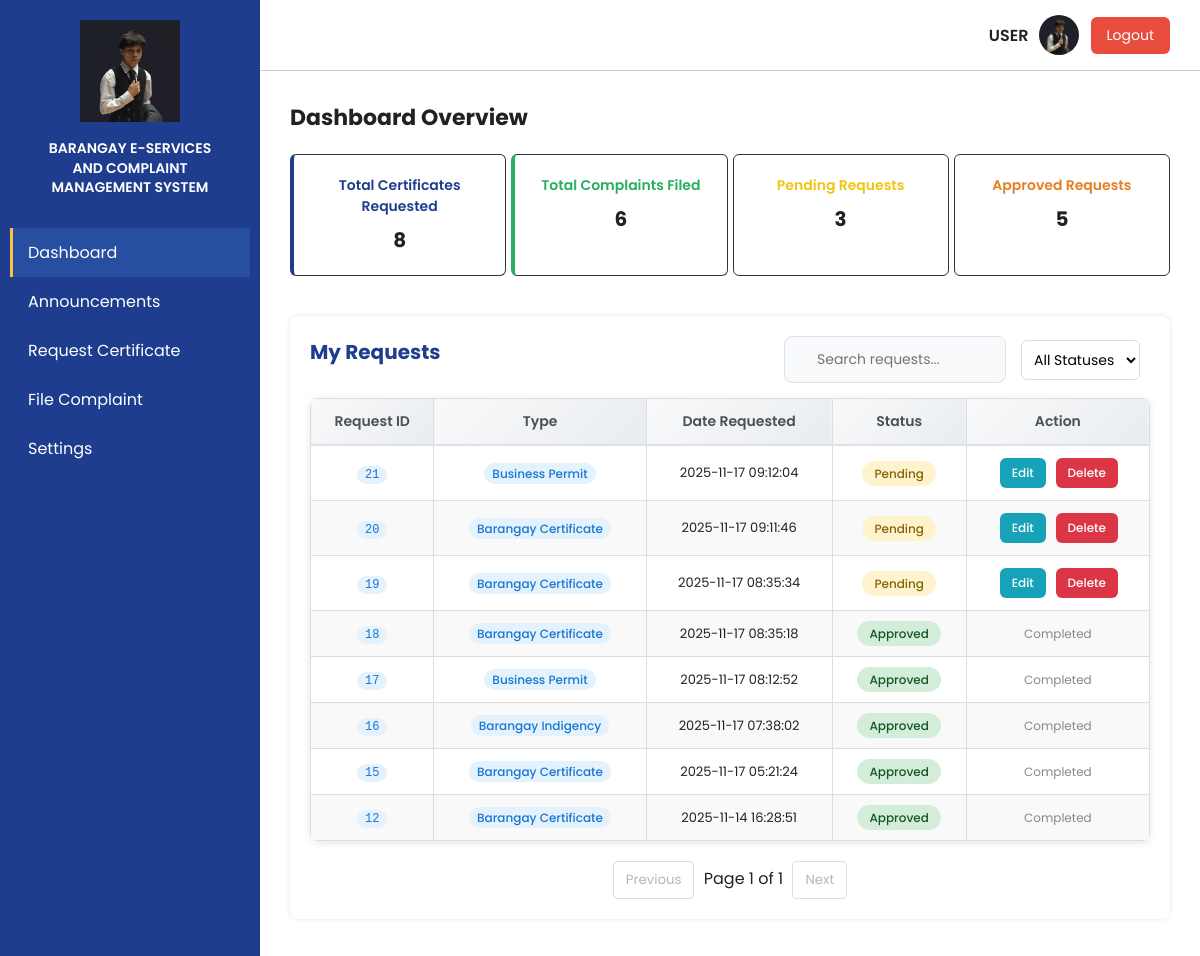
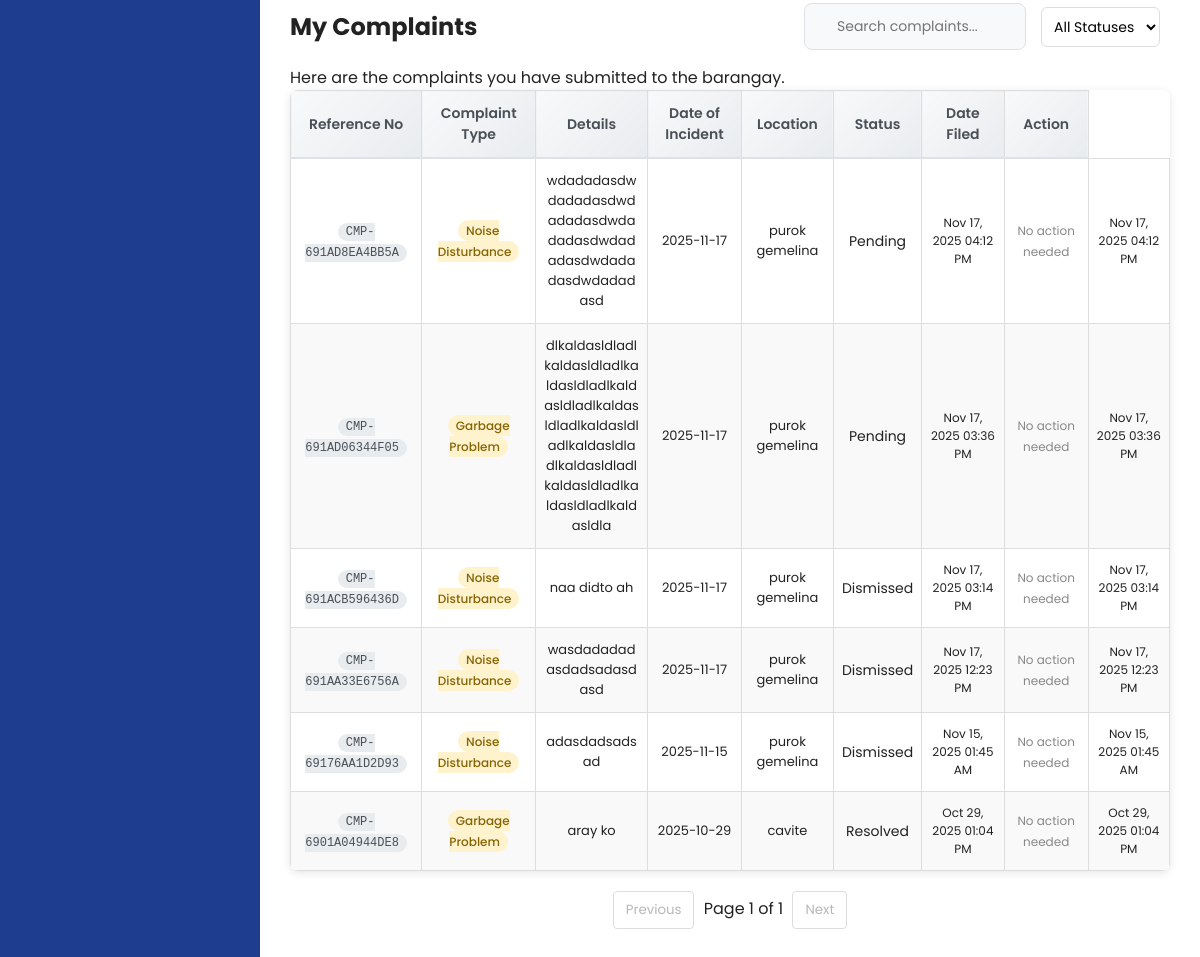
Screenshot of /users/user/user_dashboard.php (signed in) with the database file from the repository (2 pictures, top to bottom).
### tables this page shows
CREATE TABLE `tbl_requests` (
  `r_id` int(11) NOT NULL,
  `id` int(11) NOT NULL,
  `first_name` varchar(255) NOT NULL,
  `second_name` varchar(255) NOT NULL,
  `last_name` varchar(255) NOT NULL,
  `gender` varchar(50) NOT NULL,
  `age` int(11) NOT NULL,
  `address` varchar(255) NOT NULL,
  `email` varchar(255) NOT NULL,
  `document_type` varchar(255) NOT NULL,
  `purpose` varchar(255) NOT NULL,
  `r_status` varchar(255) NOT NULL,
  `date_requested` varchar(50) NOT NULL,
  `pickup_datetime` datetime DEFAULT NULL,
  `fees` decimal(10,2) DEFAULT NULL,
  `instructions` text DEFAULT NULL
);

CREATE TABLE `tbl_complaints` (
  `c_id` int(11) NOT NULL,
  `user_id` int(11) NOT NULL,
  `reference_no` varchar(50) NOT NULL,
  `complaint_type` varchar(100) NOT NULL,
  `details` text NOT NULL,
  `date_of_incident` date NOT NULL,
  `location` varchar(255) NOT NULL,
  `status` varchar(50) DEFAULT 'Pending',
  `date_filed` datetime DEFAULT current_timestamp(),
  `involved_parties` text DEFAULT NULL,
  `relationship` varchar(255) DEFAULT NULL,
  `evidence` text DEFAULT NULL
);

### users/user/user_dashboard.php (the view, shortened to what this page needs)
<?php
require_once '../../config.php';
$user_id = $_SESSION['user_id'];
$stmt = $conn->prepare("SELECT * FROM tbl_requests WHERE id = ? ORDER BY r_id DESC");
$stmt->bind_param("i", $user_id);
$stmt->execute();
$result = $stmt->get_result();
$requests = [];
while ($row = $result->fetch_assoc()) {
    $requests[] = $row;
}
$total_requests = count($requests);
$pending_count = 0;
$completed_count = 0;
foreach ($requests as $req) {
    if ($req['r_status'] === 'pending') $pending_count++;
    if ($req['r_status'] === 'approved') $completed_count++;
}
?>
<!DOCTYPE html>
<html lang="en">
<head>
  <link rel="stylesheet" href="../../styles/Official_dashboard.css" />
  <link rel="stylesheet" href="../../styles/User_dashboard.css" />
</head>
<body>
  <div class="container">
    <aside class="sidebar">
      <div class="logo-section">
        <img src="../../images/ivan.png" alt="Barangay Logo">
        <h2>BARANGAY E-SERVICES<br>AND COMPLAINT<br>MANAGEMENT SYSTEM</h2>
      </div>
      <nav class="nav">
        <a href="#" class="nav-item nav-dashboard active" data-target="dashboardSection"><i class="fas fa-chart-pie"></i> Dashboard</a>
        <a href="#" class="nav-item nav-announcements" data-target="announcementsSection"><i class="fas fa-bullhorn"></i> Announcements</a>
        <a href="#" class="nav-item nav-requests" data-target="requestCertificateSection"><i class="fas fa-file-alt"></i> Request Certificate</a>
        <a href="#" class="nav-item nav-complaints" data-target="fileComplaintSection"><i class="fas fa-exclamation-circle"></i> File Complaint</a>
        <a href="#" class="nav-item nav-settings" data-target="settingsSection"><i class="fas fa-cog"></i> Settings</a>
      </nav>
    </aside>
    <div class="main">
      <div class="topbar">
        <span class="admin">USER</span>
        <img src="../../images/ivan.png" alt="User Icon" class="admin-icon" />
        <button id="logoutBtn" class="logout-btn" onclick="logout()"><i class="fas fa-sign-out-alt"></i> Logout</button>
      </div>
      <div class="dashboard section" id="dashboardSection">
        <h1>Dashboard Overview</h1>
        <div class="cards">
          <div class="card blue">
            <p>Total Certificates Requested</p>
            <h2><?php echo $total_requests; ?></h2>
          </div>
          <div class="card green">
            <p>Total Complaints Filed</p>
            <h2><?php
              $complaints_count_query = $conn->prepare("SELECT COUNT(*) as count FROM tbl_complaints WHERE user_id = ?");
              $complaints_count_query->bind_param("i", $user_id);
              $complaints_count_query->execute();
              $complaints_count = $complaints_count_query->get_result()->fetch_assoc()['count'];
              echo $complaints_count;
            ?></h2>
          </div>
          <div class="card yellow">
            <p>Pending Requests</p>
            <h2><?php echo $pending_count; ?></h2>
          </div>
          <div class="card orange">
            <p>Approved Requests</p>
            <h2><?php echo $completed_count; ?></h2>
          </div>
        </div>
        <div class="users-section">
          <div class="users-header">
            <h2>My Requests</h2>
            <div class="header-actions">
              <div class="search-container">
                <input type="text" id="requestSearch" placeholder="Search requests..." onkeyup="searchTable('userTable', this.value)">
              </div>
              <select id="requestStatusFilter" onchange="filterUserRequests()" style="padding:8px;border-radius:6px;border:1px solid #ddd;margin-right:10px">
                <option value="">All Statuses</option>
              </select>
            </div>
          </div>
          <table class="user-table" id="userTable">
            <thead>
              <tr>
                <th>Request ID</th>
                <th>Type</th>
                <th>Date Requested</th>
                <th>Status</th>
                <th>Action</th>
              </tr>
            </thead>
            <tbody>
            <?php if ($total_requests > 0): ?>
              <?php foreach ($requests as $req): ?>
                <tr data-status="<?= htmlspecialchars($req['r_status']) ?>">
                  <td><span class="request-id-badge"><?= htmlspecialchars($req['r_id']) ?></span></td>
                  <td><span class="doc-type-badge"><?= htmlspecialchars($req['document_type']) ?></span></td>
                  <td style="font-size:13px;"><?= htmlspecialchars($req['date_requested'] ?? '') ?></td>
                  <td><span class="status <?= $req['r_status'] === 'pending' ? 'pending' : ($req['r_status'] === 'approved' ? 'active' : 'denied') ?>">
                    <?= ucfirst($req['r_status']) ?>
                  </span></td>
                  <td>
                    <?php if ($req['r_status'] === 'pending'): ?>
                      <button class="action-btn edit-btn" onclick="editRequest(<?= $req['r_id'] ?>)"><i class="fas fa-edit"></i> Edit</button>
                      <button class="action-btn delete-btn" onclick="deleteRequest(<?= $req['r_id'] ?>)"><i class="fas fa-trash"></i> Delete</button>
                    <?php elseif ($req['r_status'] === 'approved' && !empty($req['pickup_datetime'])): ?>
                      <button class="action-btn view-btn" onclick="viewPickupDetails(<?= $req['r_id'] ?>)"><i class="fas fa-eye"></i> View Pickup</button>
                    <?php else: ?>
                      <span style="color:#888;font-size:12px;">Completed</span>
                    <?php endif; ?>
                  </td>
                </tr>
              <?php endforeach; ?>
            <?php else: ?>
              <tr>
                <td colspan="5" style="text-align:center;padding:40px;color:#666;">No requests found.</td>
              </tr>
            <?php endif; ?>
            </tbody>
          </table>
          <div id="requestPagination" style="margin-top:20px;text-align:center">
            <button id="requestPrevPage" onclick="changeRequestPage(-1)" disabled style="padding:8px 12px;margin:0 5px;border:1px solid #ddd;border-radius:4px;background:white">Previous</button>
            <span id="requestPageInfo">Page 1 of 1</span>
            <button id="requestNextPage" onclick="changeRequestPage(1)" disabled style="padding:8px 12px;margin:0 5px;border:1px solid #ddd;border-radius:4px;background:white">Next</button>
          </div>
        </div>
        <div class="complaints-section" style="margin-top: 40px;">
          <div class="users-header">
            <h2>My Complaints</h2>
            <div class="header-actions">
              <div class="search-container">
                <input type="text" id="complaintSearch" placeholder="Search complaints..." onkeyup="searchTable('complaintsTable', this.value)">
              </div>
              <select id="complaintStatusFilter" onchange="filterUserComplaints()" style="padding:8px;border-radius:6px;border:1px solid #ddd;margin-right:10px">
                <option value="">All Statuses</option>
              </select>
            </div>
          </div>
          <p class="subtitle">Here are the complaints you have submitted to the barangay.</p>
          <table class="user-table" id="complaintsTable">
            <thead>
              <tr>
                <th>Reference No</th>
                <th>Complaint Type</th>
                <th>Details</th>
                <th>Date of Incident</th>
                <th>Location</th>
                <th>Status</th>
                <th>Date Filed</th>
                <th>Action</th>
              </tr>
            </thead>
            <tbody>
              <?php
                $user_id = $_SESSION['user_id'];
                $complaints_query = $conn->prepare("
                  SELECT c.c_id, c.reference_no, c.complaint_type, c.details, c.date_of_incident, c.location, c.status, c.date_filed,
                         COUNT(h.h_id) as hearing_count
                  FROM tbl_complaints c
                  LEFT JOIN tbl_hearings h ON c.c_id = h.c_id
                  WHERE c.user_id = ?
                  GROUP BY c.c_id
                  ORDER BY c.date_filed DESC
                ");
                $complaints_query->bind_param("i", $user_id);
                $complaints_query->execute();
                $complaints_result = $complaints_query->get_result();
                if ($complaints_result->num_rows > 0) {
                    while ($row = $complaints_result->fetch_assoc()) {
                        $reference_no = htmlspecialchars($row['reference_no']);
                        $complaint_type = htmlspecialchars($row['complaint_type']);
                        $details = htmlspecialchars($row['details']);
                        $date_incident = htmlspecialchars($row['date_of_incident']);
                        $location = htmlspecialchars($row['location']);
                        $status = htmlspecialchars($row['status']);
                        $date_filed = date('M d, Y h:i A', strtotime($row['date_filed']));
                        $status_class = strtolower(str_replace(' ', '-', $status));
                        $hearing_count = $row['hearing_count'];
                        echo "
                          <tr data-status='{$status}'>
                            <td><span class='reference-badge'>{$reference_no}</span></td>
                            <td><span class='complaint-type-badge'>{$complaint_type}</span></td>
                            <td style='max-width:200px;word-break:break-word;font-size:13px;'>{$details}</td>
                            <td style='font-size:13px;'>{$date_incident}</td>
                            <td style='max-width:150px;word-break:break-word;font-size:13px;'>{$location}</td>
                            <td><span class='status-badge {$status_class}'>{$status}" . ($hearing_count > 0 ? " ({$hearing_count} hearing" . ($hearing_count > 1 ? 's' : '') . ")" : "") . "</span></td>
                            <td style='font-size:12px;'>{$date_filed}</td>
                            <td>
                              " . (($status === 'In-Progress' && ($complaint_type === 'Conflict with Neighbor' || $complaint_type === 'Conflict with Persons')) ? "<button class='action-btn view-btn' onclick='viewHearingDetails({$row['c_id']})'><i class='fas fa-eye'></i> View Hearings</button>" : "<span style='color:#888;font-size:12px;'>No action needed</span>") . "
                            </td>
                            <td style='font-size:12px;'>{$date_filed}</td>
                          </tr>
                        ";
                    }
                } else {
                    echo "<tr><td colspan='7' style='text-align:center;padding:40px;color:#666;'>No complaints filed yet.</td></tr>";
                }
              ?>
            </tbody>
          </table>
          <div id="complaintPagination" style="margin-top:20px;text-align:center">
            <button id="complaintPrevPage" onclick="changeComplaintPage(-1)" disabled style="padding:8px 12px;margin:0 5px;border:1px solid #ddd;border-radius:4px;background:white">Previous</button>
            <span id="complaintPageInfo">Page 1 of 1</span>
            <button id="complaintNextPage" onclick="changeComplaintPage(1)" disabled style="padding:8px 12px;margin:0 5px;border:1px solid #ddd;border-radius:4px;background:white">Next</button>
          </div>
        </div>
      </div>
    </div>
  </div>
</body>
</html>

### styles/User_dashboard.css (style rules this page uses)
.reference-badge { background: #e9ecef; color: #495057; padding: 2px 8px; border-radius: 12px; font-size: 12px; font-weight: 500; font-family: monospace; }
.request-id-badge { background: #e3f2fd; color: #1976d2; padding: 2px 8px; border-radius: 12px; font-size: 12px; font-weight: 500; font-family: monospace; }
.header-actions { display: flex; gap: 15px; align-items: center; flex-wrap: wrap; }
.search-container { display: flex; align-items: center; gap: 8px; background: #f8f9fa; padding: 8px 12px; border-radius: 8px; border: 1px solid #dee2e6; }
.search-container input { border: none; background: transparent; outline: none; padding: 4px; font-size: 14px; }
select { padding: 8px 12px; border: 1px solid #dee2e6; border-radius: 6px; background: white; font-size: 14px; cursor: pointer; }
.status { padding: 4px 12px; border-radius: 20px; font-size: 12px; font-weight: 500; text-transform: capitalize; }
.status.active { background: #d4edda; color: #155724; }
.status.pending { background: #fff3cd; color: #856404; }
.user-table button { padding: 6px 12px; border: none; border-radius: 6px; cursor: pointer; font-size: 12px; font-weight: 500; transition: all 0.2s ease; margin-right: 4px; }
.user-table button:first-child { background: #17a2b8; color: white; }
.user-table button:nth-child(2) { background: #ffc107; color: #212529; }
.user-table button:last-child { background: #dc3545; color: white; margin-right: 0; }
.logout-btn { background: #e74c3c; color: #fff; border: none; padding: 8px 16px; border-radius: 6px; font-size: 14px; cursor: pointer; transition: background 0.2s; margin-left: 12px; }

### rows the page displays
tbl_requests: r_id "21", document_type "Business Permit", date_requested "2025-11-17 09:12:04", r_status "Pending"
tbl_requests: r_id "20", document_type "Barangay Certificate", date_requested "2025-11-17 09:11:46", r_status "Pending"
tbl_requests: r_id "19", document_type "Barangay Certificate", date_requested "2025-11-17 08:35:34", r_status "Pending"
tbl_requests: r_id "18", document_type "Barangay Certificate", date_requested "2025-11-17 08:35:18", r_status "Approved", shows "Completed"
tbl_requests: r_id "17", document_type "Business Permit", date_requested "2025-11-17 08:12:52", r_status "Approved", shows "Completed"
tbl_requests: r_id "16", document_type "Barangay Indigency", date_requested "2025-11-17 07:38:02", r_status "Approved", shows "Completed"
tbl_requests: r_id "15", document_type "Barangay Certificate", date_requested "2025-11-17 05:21:24", r_status "Approved", shows "Completed"
tbl_requests: r_id "12", document_type "Barangay Certificate", date_requested "2025-11-14 16:28:51", r_status "Approved", shows "Completed"
tbl_complaints: reference_no "CMP-691AD8EA4BB5A", complaint_type "Noise Disturbance", details "wdadadasdwdadadasdwdadadasdwdadadasdwdadadasdwdadadasdwdadadasd", date_of_incident "2025-11-17", location "purok gemelina", status "Pending", date_filed "Nov 17, 2025 04:12 PM", shows "No action needed"
tbl_complaints: reference_no "CMP-691AD06344F05", complaint_type "Garbage Problem", details "dlkaldasldladlkaldasldladlkaldasldladlkaldasldladlkaldasldladlkaldasldladlkaldasldladlkaldasldladlkaldasldladlkaldasldladlkaldasldla", date_of_incident "2025-11-17", location "purok gemelina", status "Pending", date_filed "Nov 17, 2025 03:36 PM", shows "No action needed"
tbl_complaints: reference_no "CMP-691ACB596436D", complaint_type "Noise Disturbance", details "naa didto ah", date_of_incident "2025-11-17", location "purok gemelina", status "Dismissed", date_filed "Nov 17, 2025 03:14 PM", shows "No action needed"
tbl_complaints: reference_no "CMP-691AA33E6756A", complaint_type "Noise Disturbance", details "wasdadadadasdadsadasdasd", date_of_incident "2025-11-17", location "purok gemelina", status "Dismissed", date_filed "Nov 17, 2025 12:23 PM", shows "No action needed"
tbl_complaints: reference_no "CMP-69176AA1D2D93", complaint_type "Noise Disturbance", details "adasdadsadsad", date_of_incident "2025-11-15", location "purok gemelina", status "Dismissed", date_filed "Nov 15, 2025 01:45 AM", shows "No action needed"
tbl_complaints: reference_no "CMP-6901A04944DE8", complaint_type "Garbage Problem", details "aray ko", date_of_incident "2025-10-29", location "cavite", status "Resolved", date_filed "Oct 29, 2025 01:04 PM", shows "No action needed"

### other values shown
$total_requests "8"
$complaints_count "6"
$pending_count "3"
$completed_count "5"
